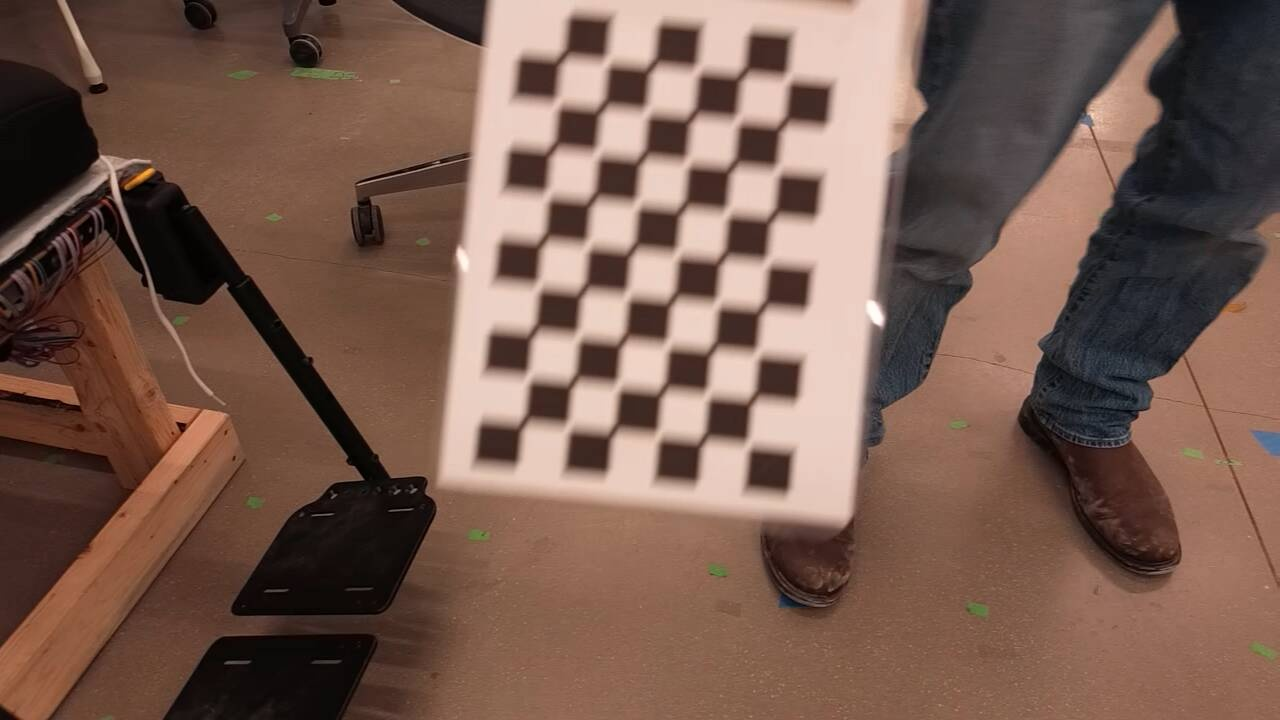
#> input picture assets/calibration_images/1739236815402500608.jpg, 1280 x 720 px; its folder holds 4 pictures in this run
$ python callibration.py
#> lines starting #> are read from the running program, lines starting #| are printed output that depends on the picture; after the words box and inside, x2 and y2 are one past the last pixel; in counts of white or black regions, pixels touching at a corner belong together
import numpy as np
import cv2 as cv
import glob
import os
import pickle

# termination criteria
criteria = (cv.TERM_CRITERIA_EPS + cv.TERM_CRITERIA_MAX_ITER, 30, 0.001)

# prepare object points, like (0,0,0), (1,0,0), (2,0,0) ....,(8,5,0)
objp = np.zeros((9*6,3), np.float32)
objp[:,:2] = np.mgrid[0:9,0:6].T.reshape(-1,2)

# Arrays to store object points and image points from all the images.
objpoints = [] # 3d point in real world space
imgpoints = [] # 2d points in image plane.
#  ./calibration_images/*.jpg
images = glob.glob('./calibration_images/*.jpg')

for fname in images:
    img = cv.imread(fname)
#> img is the input picture: shape (720, 1280, 3); mean B, G, R 80.1, 92, 120.2
    gray = cv.cvtColor(img, cv.COLOR_BGR2GRAY)
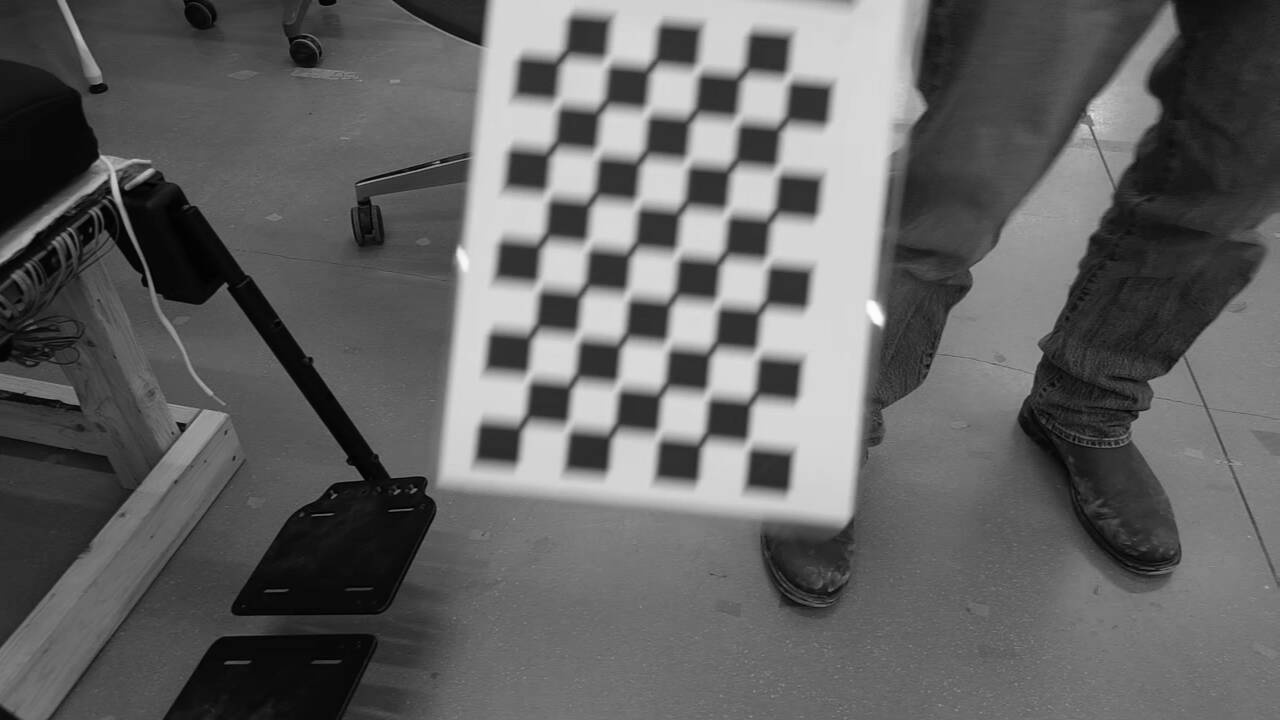
#> gray: shape (720, 1280); min 0, max 254, mean 99.1

    # Find the chess board corners
    ret, corners = cv.findChessboardCorners(gray, (9,6), None)
#> ret = True; corners = 54 rows, first 8: [523, 423], [528.5, 377], [533, 332], [538, 286], [543, 240.5], [547, 195], [553.5, 147.5], [557, 103]

    # If found, add object points, image points (after refining them)
    if ret == True:
        print(f"Processing image: {fname}")
        objpoints.append(objp)

        corners2 = cv.cornerSubPix(gray,corners, (11,11), (-1,-1), criteria)
#> corners2 = 54 rows, first 8: [522.3, 424], [528.4, 377.3], [532.5, 332.8], [538.6, 286.4], [543.4, 239.9], [547.4, 194.7], [553.1, 147.8], [557.5, 103.3]
        imgpoints.append(corners2)

        # Draw and display the corners
        cv.drawChessboardCorners(img, (9,6), corners2, ret)
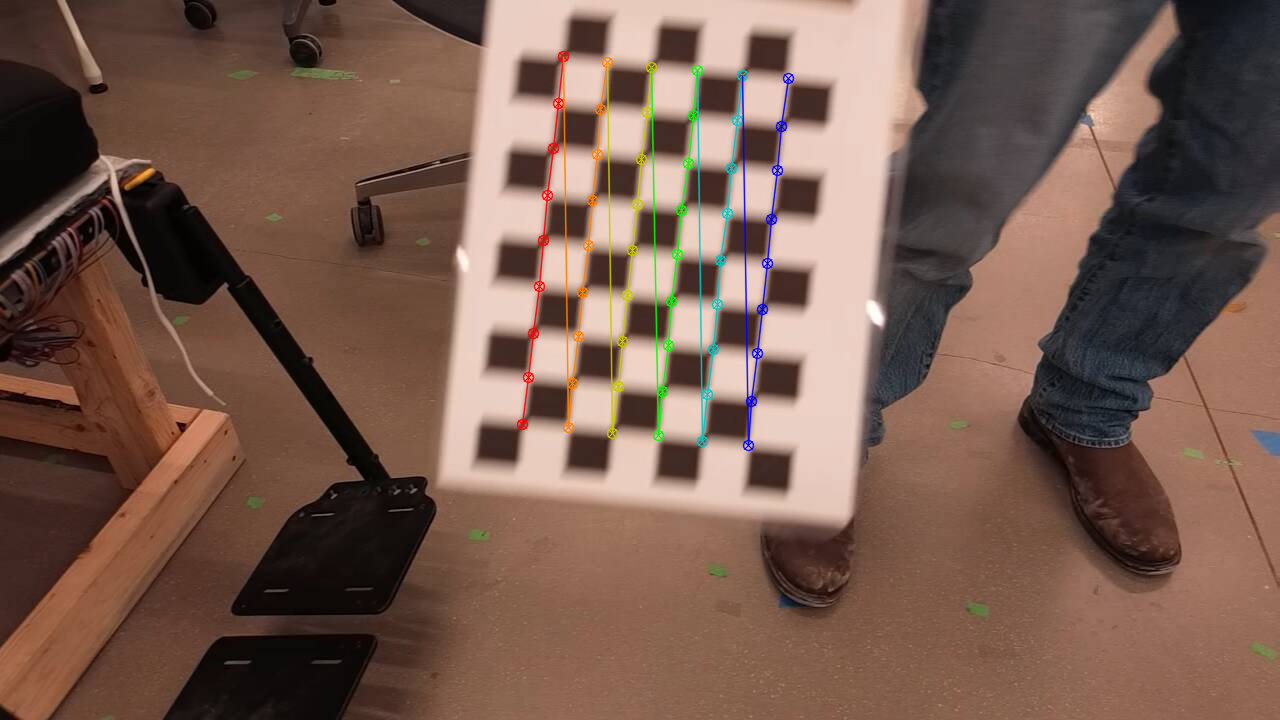
#> img: shape (720, 1280, 3); 1.77% of pixels changed, all inside (x1, y1, x2, y2) = (516, 50, 795, 452)
        cv.imshow('img', img)
        cv.waitKey(1)  # Wait for any key press
    else:
        print(f"Failed to find chessboard corners in image: {fname}")
        # delete the image
        os.remove(fname)
#> pass 2 of the loop `for fname in images:`:
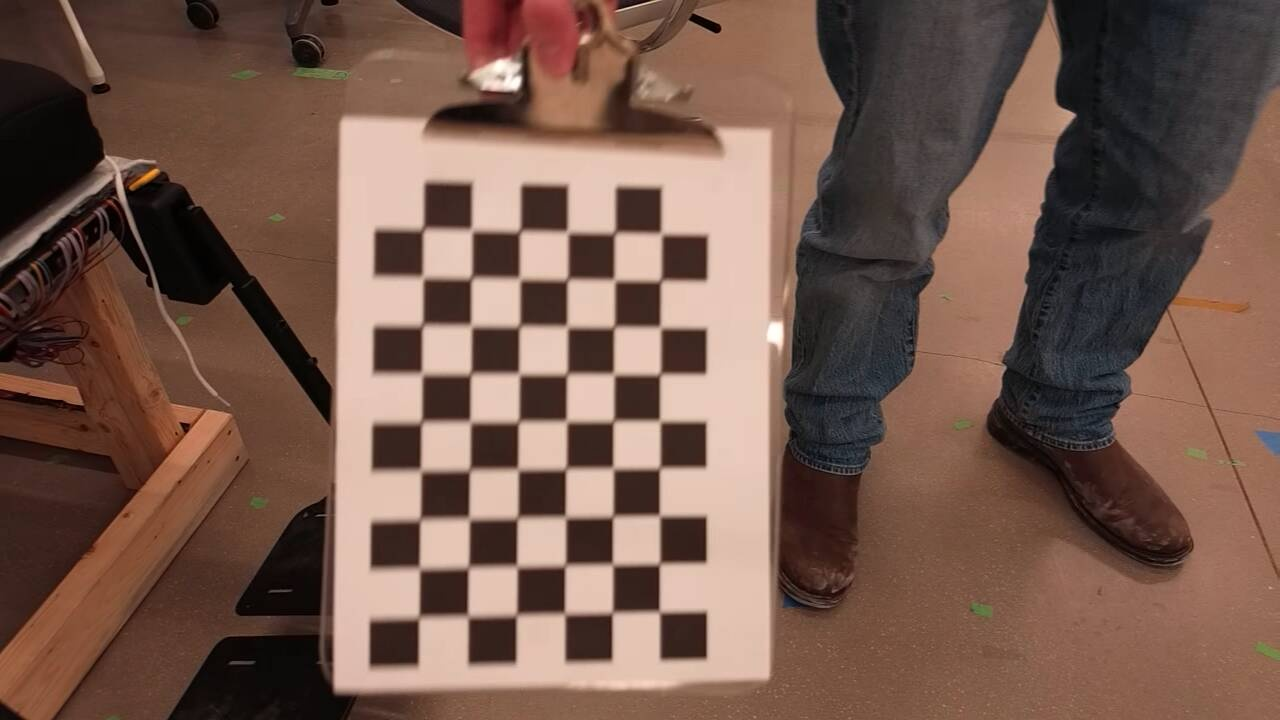
#> input picture assets/calibration_images/1739236815776101632 copy.jpg, 1280 x 720 px
#> img is the input picture: shape (720, 1280, 3); mean B, G, R 76.9, 88.8, 117
#> `gray = cv.cvtColor(img, cv.COLOR_BGR2GRAY)`:
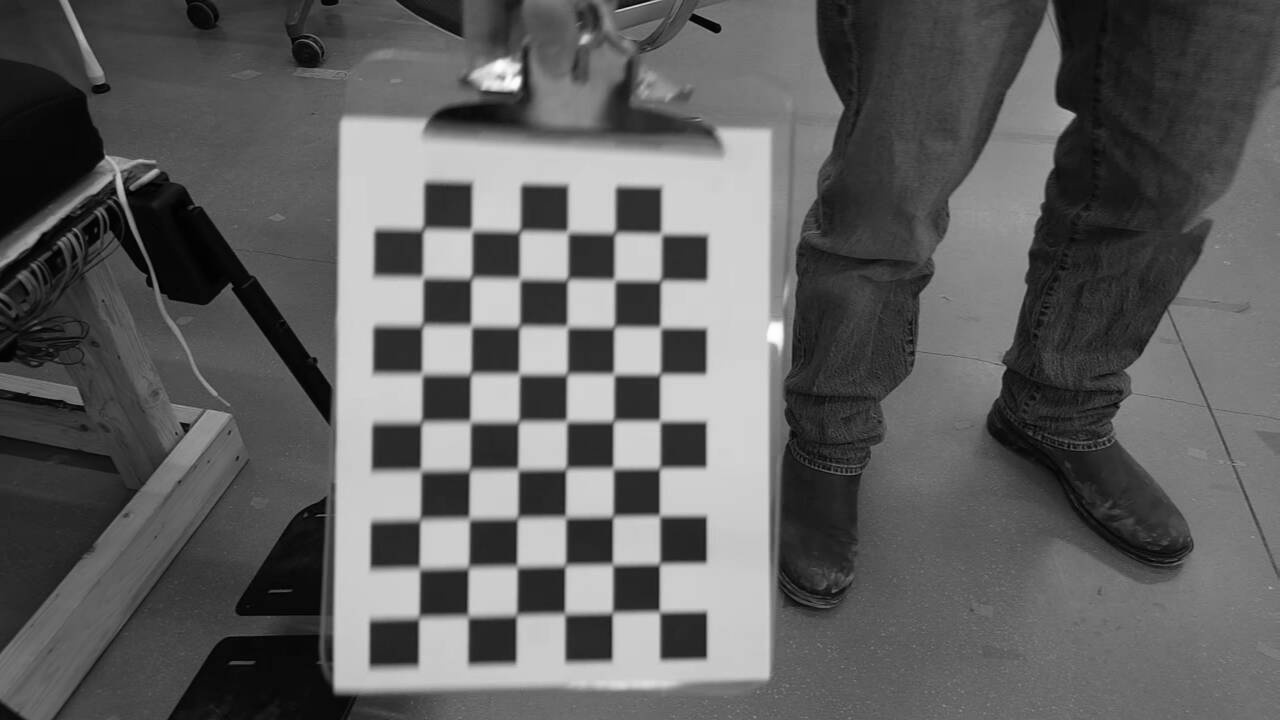
#> gray: shape (720, 1280); min 0, max 254, mean 95.9
#> corners = 54 rows, first 8: [419, 617.5], [418.5, 569.5], [420.5, 520], [419.5, 471.5], [421.2, 422.4], [421.5, 374], [423, 325.5], [421.5, 278.5]
#> corners2 = 54 rows, first 8: [418.7, 617.5], [419.4, 568.3], [420, 519.6], [420.7, 470.3], [421.3, 422.1], [421.9, 373.7], [422.3, 325.3], [422.8, 277.3]
#> `cv.drawChessboardCorners(img, (9,6), corners2, ret)`:
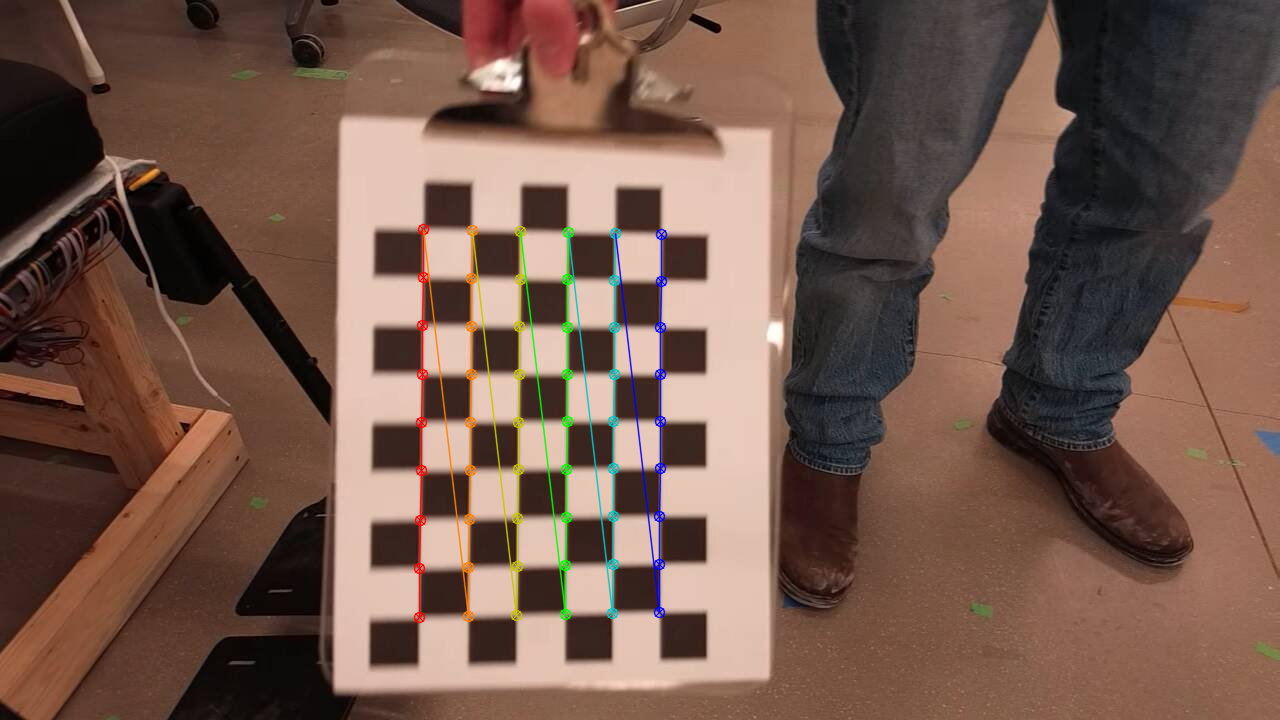
#> img: shape (720, 1280, 3); 1.83% of pixels changed, all inside (x1, y1, x2, y2) = (413, 223, 668, 624)
#> pass 3 of the loop `for fname in images:`:
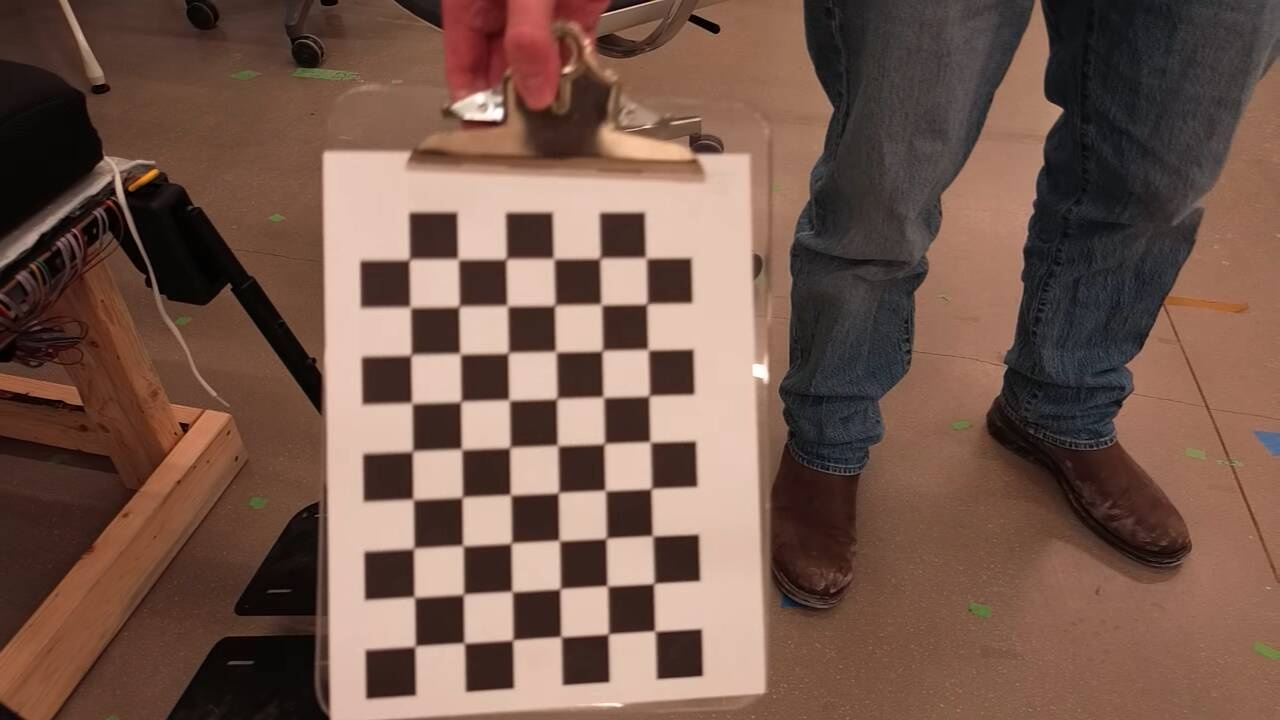
#> input picture assets/calibration_images/1739236815913281024 copy.jpg, 1280 x 720 px
#> img is the input picture: shape (720, 1280, 3); mean B, G, R 75.5, 87.6, 116.4
#> `gray = cv.cvtColor(img, cv.COLOR_BGR2GRAY)`:
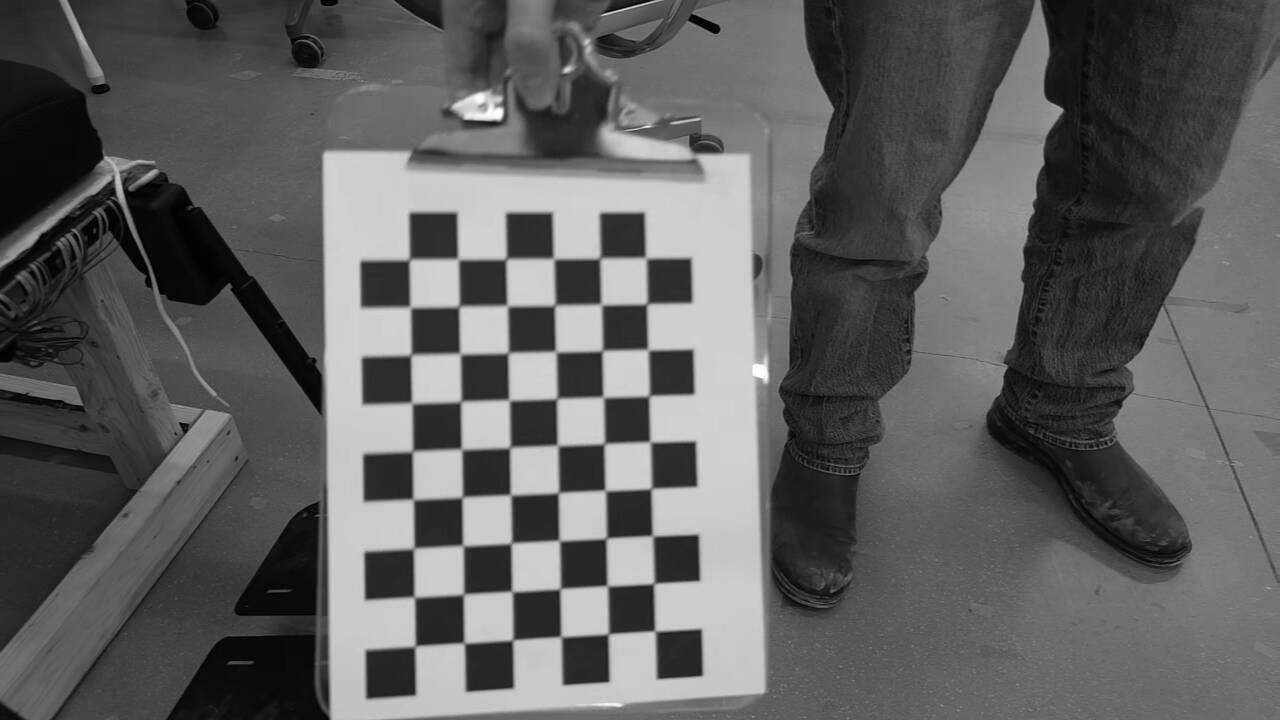
#> gray: shape (720, 1280); min 0, max 255, mean 94.9
#> corners = 54 rows, first 8: [412.8, 646.8], [413.1, 596.5], [414, 548.4], [413, 499.5], [412.5, 451], [412, 402.5], [411, 355], [411.9, 308.2]
#> corners2 = 54 rows, first 8: [415, 646.2], [414.3, 597.1], [413.7, 548.4], [413, 499.3], [412.4, 451.3], [411.8, 403.1], [410.9, 354.9], [410.2, 307.2]
#> `cv.drawChessboardCorners(img, (9,6), corners2, ret)`:
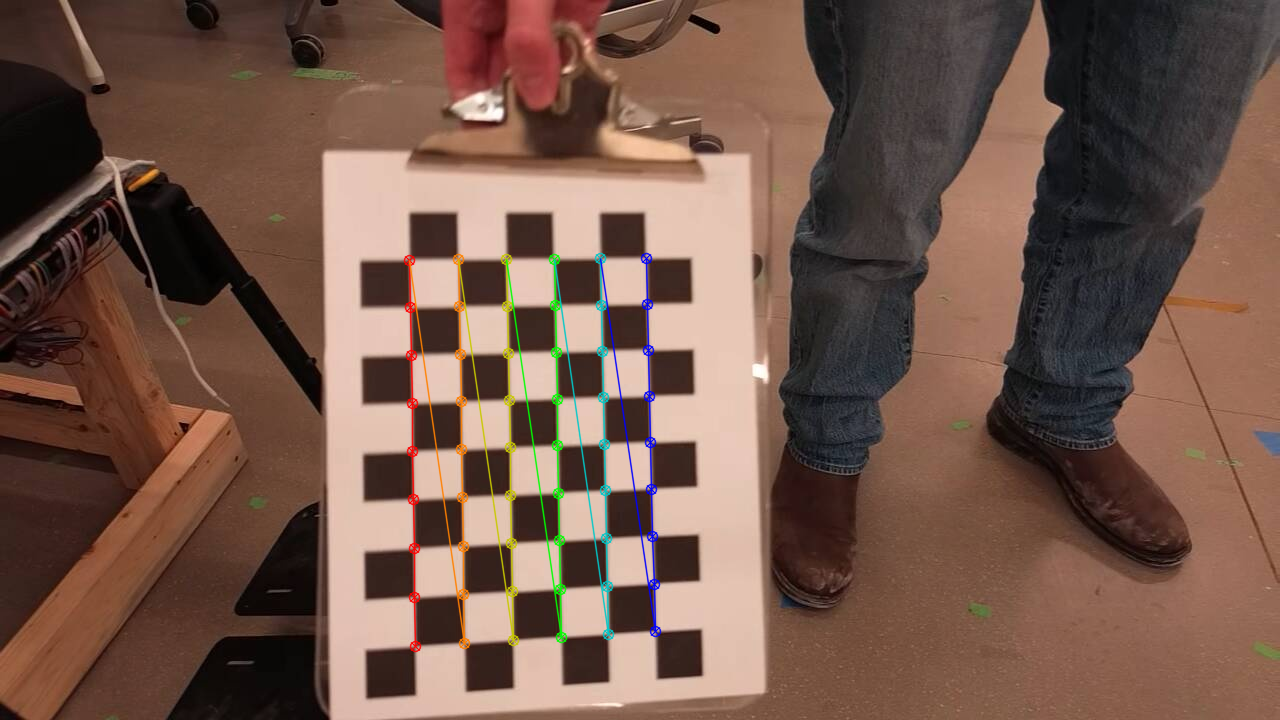
#> img: shape (720, 1280, 3); 1.81% of pixels changed, all inside (x1, y1, x2, y2) = (403, 252, 662, 653)
#> the loop made 4 passes; the first 3 are shown

cv.destroyAllWindows()
print(f"objpoints: {objpoints}")
print(f"imgpoints: {imgpoints}")
ret, cameraMatrix, dist, rvecs, tvecs = cv.calibrateCamera(objpoints, imgpoints, gray.shape[::-1], None, None)


#  Save the camera calibration result for later use (we won't worry about rvecs / tvecs)
pickle.dump((cameraMatrix, dist), open( "calibration.pkl", "wb" ))
pickle.dump(cameraMatrix, open( "cameraMatrix.pkl", "wb" ))
pickle.dump(dist, open( "dist.pkl", "wb" ))


############## UNDISTORTION #####################################################

img = cv.imread('calibration_images/1739236816709505024.jpg')
#> (the run stopped early here; a loop or call above may not have finished)
